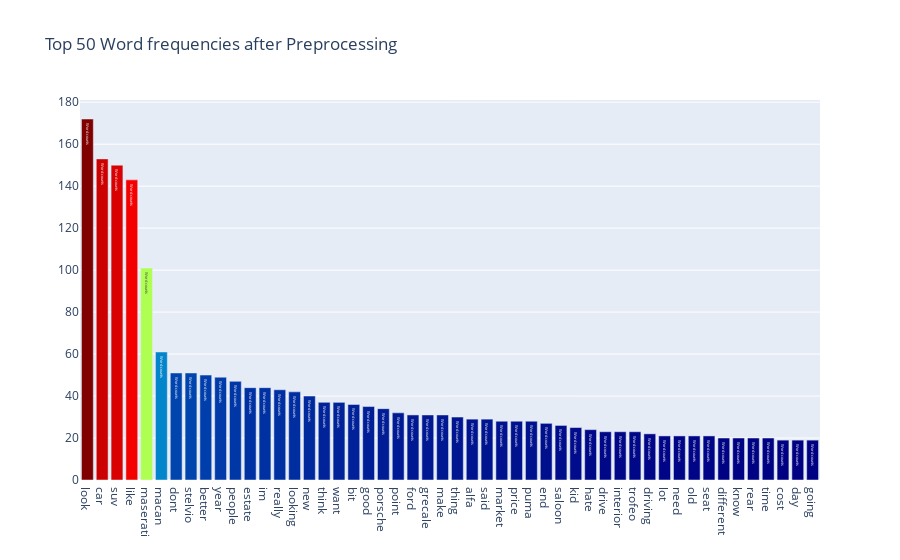
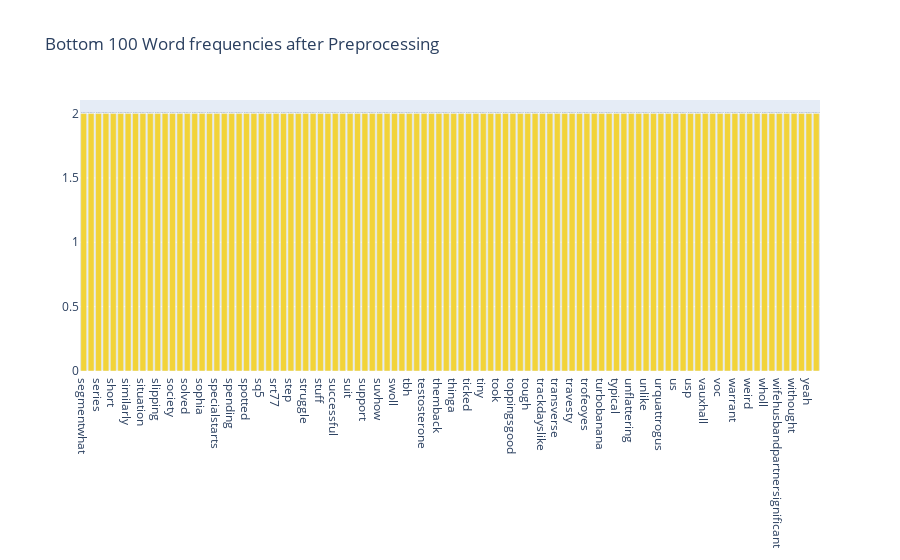

Notebook source saved alongside these figures, in order:
### Code cell
feature_names = tf_vectorizer.get_feature_names()
count_vec = np.asarray(tf.sum(axis=0)).ravel()
zipped = list(zip(feature_names, count_vec))
x, y = (list(x) for x in zip(*sorted(zipped, key=lambda x: x[1], reverse=True)))
# Now I want to extract out on the top 15 and bottom 15 words
Y = np.concatenate([y[0:15], y[-16:-1]])
X = np.concatenate([x[0:15], x[-16:-1]])

# Plotting the Plot.ly plot for the Top 50 word frequencies
data = [go.Bar(
            x = x[0:50],
            y = y[0:50],
            marker= dict(colorscale='Jet',
                         color = y[0:50]
                        ),
            text='Word counts'
    )]

layout = go.Layout(
    title='Top 50 Word frequencies after Preprocessing'
)

fig = go.Figure(data=data, layout=layout)

py.iplot(fig, filename='basic-bar')

# Plotting the Plot.ly plot for the Top 50 word frequencies
data = [go.Bar(
            x = x[-100:],
            y = y[-100:],
            marker= dict(colorscale='Portland',
                         color = y[-100:]
                        ),
            text='Word counts'
    )]

layout = go.Layout(
    title='Bottom 100 Word frequencies after Preprocessing'
)

fig = go.Figure(data=data, layout=layout)

py.iplot(fig, filename='basic-bar')

### Figure 1 — Plotly figure (JSON) as saved in the notebook; plotly's stock layout.template omitted (floating-point values rounded to 4 significant figures)
{"data": [{"marker": {"color": [172, 153, 150, 143, 101, 61, 51, 51, 50, 49, 47, 44, 44, 43, 42, 40, 37, 37, 36, 35, 34, 32, 31, 31, 31, 30, 29, 29, 28, 28, 28, 27, 26, 25, 24, 23, 23, 23, 22, 21, 21, 21, 21, 20, 20, 20, 20, 19, 19, 19], "colorscale": [[0, "rgb(0,0,131)"], [0.2, "rgb(0,60,170)"], [0.4, "rgb(5,255,255)"], [0.6, "rgb(255,255,0)"], [0.8, "rgb(250,0,0)"], [1, "rgb(128,0,0)"]]}, "text": "Word counts", "type": "bar", "x": ["look", "car", "suv", "like", "maserati", "macan", "dont", "stelvio", "better", "year", "people", "estate", "im", "really", "looking", "new", "think", "want", "bit", "good", "porsche", "point", "ford", "grecale", "make", "thing", "alfa", "said", "market", "price", "puma", "end", "saloon", "kid", "hate", "drive", "interior", "trofeo", "driving", "lot", "need", "old", "seat", "different", "know", "rear", "time", "cost", "day", "going"], "y": [172, 153, 150, 143, 101, 61, 51, 51, 50, 49, 47, 44, 44, 43, 42, 40, 37, 37, 36, 35, 34, 32, 31, 31, 31, 30, 29, 29, 28, 28, 28, 27, 26, 25, 24, 23, 23, 23, 22, 21, 21, 21, 21, 20, 20, 20, 20, 19, 19, 19]}], "layout": {"title": {"text": "Top 50 Word frequencies after Preprocessing"}}}

### Figure 2 — Plotly figure (JSON) as saved in the notebook; plotly's stock layout.template omitted (floating-point values rounded to 4 significant figures)
{"data": [{"marker": {"color": [2, 2, 2, 2, 2, 2, 2, 2, 2, 2, 2, 2, 2, 2, 2, 2, 2, 2, 2, 2, 2, 2, 2, 2, 2, 2, 2, 2, 2, 2, 2, 2, 2, 2, 2, 2, 2, 2, 2, 2, 2, 2, 2, 2, 2, 2, 2, 2, 2, 2, 2, 2, 2, 2, 2, 2, 2, 2, 2, 2, 2, 2, 2, 2, 2, 2, 2, 2, 2, 2, 2, 2, 2, 2, 2, 2, 2, 2, 2, 2, 2, 2, 2, 2, 2, 2, 2, 2, 2, 2, 2, 2, 2, 2, 2, 2, 2, 2, 2, 2], "colorscale": [[0, "rgb(12,51,131)"], [0.25, "rgb(10,136,186)"], [0.5, "rgb(242,211,56)"], [0.75, "rgb(242,143,56)"], [1, "rgb(217,30,30)"]]}, "text": "Word counts", "type": "bar", "x": ["segmentwhat", "sensible", "series", "servicing", "short", "signed", "similarly", "simply", "situation", "slammed", "slipping", "slowly", "society", "solve", "solved", "somethingcheap", "sophia", "spark", "specialstarts", "speed", "spending", "spoilt", "spotted", "spring", "sq5", "squeezed", "srt77", "stelvioand", "step", "stop", "struggle", "struggling", "stuff", "subject", "successful", "suggestion", "suit", "suited", "support", "suspension", "suvhow", "suvwhy", "swoll", "tag", "tbh", "tempted", "testosterone", "thanks", "themback", "theythey", "thinga", "throw", "ticked", "tiguan", "tiny", "toenail", "took", "topped", "toppingsgood", "total", "tough", "touring", "trackdayslike", "trademark", "transverse", "trash", "travesty", "trend", "trofeoyes", "trouble", "turbobanana", "turd", "typical", "understood", "unflattering", "uninspiring", "unlike", "unmissable", "urquattrogus", "urus", "us", "using", "usp", "usually", "vauxhall", "vidarr", "voc", "wallpaper", "warrant", "wasnt", "weird", "weve", "wholl", "whyi", "wifehusbandpartnersignificant", "winner", "withought", "woefully", "yeah", "zafira"], "y": [2, 2, 2, 2, 2, 2, 2, 2, 2, 2, 2, 2, 2, 2, 2, 2, 2, 2, 2, 2, 2, 2, 2, 2, 2, 2, 2, 2, 2, 2, 2, 2, 2, 2, 2, 2, 2, 2, 2, 2, 2, 2, 2, 2, 2, 2, 2, 2, 2, 2, 2, 2, 2, 2, 2, 2, 2, 2, 2, 2, 2, 2, 2, 2, 2, 2, 2, 2, 2, 2, 2, 2, 2, 2, 2, 2, 2, 2, 2, 2, 2, 2, 2, 2, 2, 2, 2, 2, 2, 2, 2, 2, 2, 2, 2, 2, 2, 2, 2, 2]}], "layout": {"title": {"text": "Bottom 100 Word frequencies after Preprocessing"}}}
